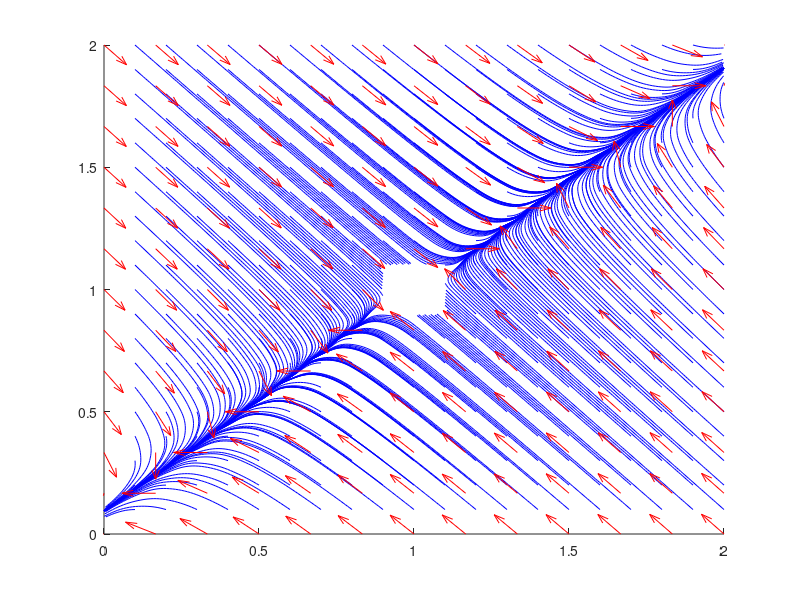

MATLAB code for this plot:
function flowsimple

hi = 2;
lo = 0;
delRng = (hi-lo)/12;

norm = 1;

xrange = [lo hi];
yrange = [lo hi];
rngx = xrange(2) - xrange(1);
rngy = yrange(2) - yrange(1);

[X,Y] = meshgrid(xrange(1):0.1:xrange(2), yrange(1):0.1:yrange(2));

[x,y] = f5(X,Y);

clf
figure(1)
for xloop = 1:20
    xs = xrange(1) +xloop*rngx/20;
    for yloop = 1:20
        ys = yrange(1) +yloop*rngy/20;
        
        streamline(X,Y,x,y,xs,ys)
        
    end
end
hold on
[XQ,YQ] = meshgrid(lo:delRng:hi,lo:delRng:hi);
[xq,yq] = f5(XQ,YQ);
quiver(XQ,YQ,xq,yq,0.5,'r')
hold off

axis([lo hi lo hi])


    function [x,y] = f5(X,Y)
        
        %         x=Y;
        %         y=X.^3-X-Y;
        
        %         x = X.^2 - Y;
        %         y = X - Y;
        
        %           x = Y;
        %           y = -0.5*Y + X - X.^3;
        
%         xtmp = X.*(1-2*X+Y);
%         ytmp = Y.*(1+X-Y);

    xtmp = -0.8*(X-1) + (Y-1);
    ytmp = (X-1) - (Y-1);
        
        if norm == 1
            x = xtmp./sqrt(xtmp.^2 + ytmp.^2);
            y = ytmp./sqrt(xtmp.^2 + ytmp.^2);
        else
            x = xtmp;
            y = ytmp;
        end
        
        
        %x = X.*(3-X-2*Y);
        %y = Y.*(2-X-Y);
        
    end     % end f5


end % end flowsimple

